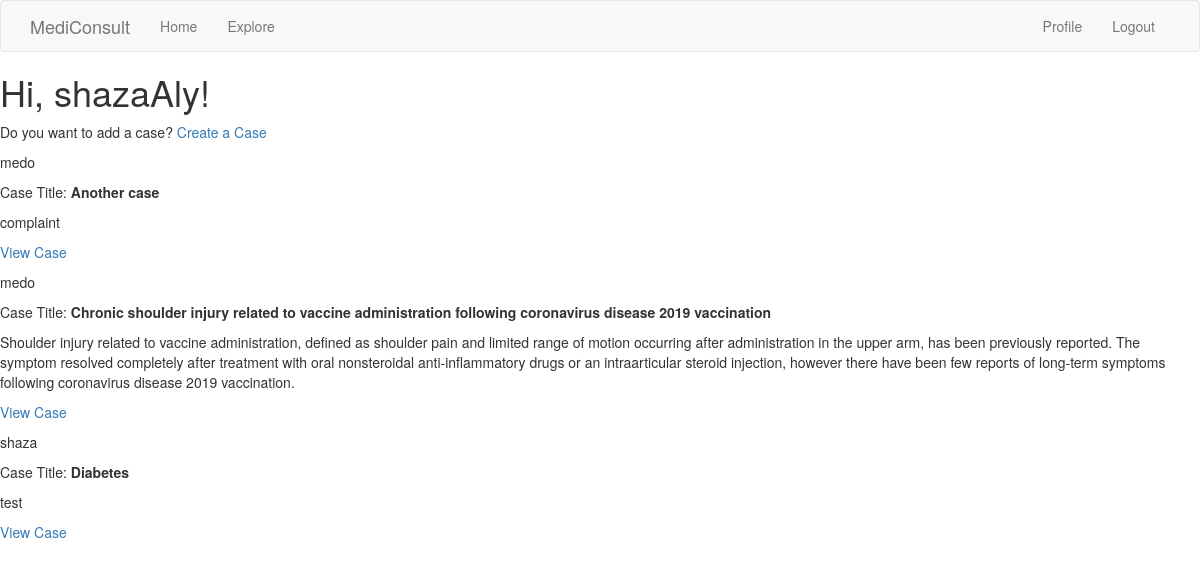
Screenshot of /explore (signed in) with the database file from the repository.
### app/models.py (models this page shows, shortened)
class User(UserMixin,db.Model):
    id = db.Column(db.Integer, primary_key=True)
    username = db.Column(db.String(65), index=True, unique=True)
    email = db.Column(db.String(120), index=True, unique=True)
    password_hash = db.Column(db.String(128))
    bio = db.Column(db.String(200))
    medical_degree = db.Column(db.String(100))
    speciality = db.Column(db.String(100))
    licenses = db.Column(db.String(200))
    last_seen = db.Column(db.DateTime, default=datetime.utcnow)
    cases = db.relationship('Case', backref='author', lazy="dynamic")
    followed = db.relationship(
        'User',
        secondary=followers,
        primaryjoin=(followers.c.follower_id == id),
        secondaryjoin=(followers.c.followed_id == id),
        backref=db.backref('followers',lazy='dynamic'),
        lazy='dynamic'
        )

class Case(db.Model):
    id = db.Column(db.Integer, primary_key=True)
    title = db.Column(db.String(140))
    patient_age = db.Column(db.String(20))
    patient_sex = db.Column(db.String(10))
    chief_complaint = db.Column(db.Text)
    medical_history = db.Column(db.Text)
    current_medications = db.Column(db.Text)
    image_files = db.Column(db.String(255))  # Store file paths for images
    lab_files = db.Column(db.String(255))  # Store file paths for lab files
    timestamp = db.Column(db.DateTime, index=True, default=datetime.utcnow)
    user_id = db.Column(db.Integer, db.ForeignKey('user.id'))

### app/routes.py (the view)
@app.route('/explore')
@login_required
def explore():
    page = request.args.get('page', 1, type=int)
    cases = Case.query.order_by(Case.timestamp.desc()).paginate(page=page, per_page=app.config['CASES_PER_PAGE'], error_out=False)
    return render_template('index.html', title='Explore', cases=cases.items)

### app/routes.py (called while the page is built)
@login.user_loader
def load_user(id):
    return User.query.get(int(id))

@app.before_request
def before_request():
    if current_user.is_authenticated:
        current_user.last_seen = datetime.utcnow()
        db.session.commit()

### app/templates/index.html (shortened to what this page needs)
{% extends "base.html" %}
{% block content %}
<h1>Hi, {{ current_user.username }}!</h1>
<p>Do you want to add a case? <a href="{{ url_for('submit_case') }}">Create a Case</a></p>
    {% for case in cases %}
    <div><p>{{ case.author.username if case.author }}</p></div>
    Case Title: <b>{{ case.title }}</b></p></div>
    <div><p>{{ case.chief_complaint }}</p></div>
    <div><p>
        <a href="{{ url_for('show_case', case_id=case.id) }}">View Case</a>
    </p></div>
    {% endfor %}
{% endblock %}

### rows the page displays
User: username "shazaAly"
Case: author "medo", title "Another case", chief_complaint "complaint"
Case: author "medo", title "Chronic shoulder injury related to vaccine administration following coronavirus disease 2019 vaccination", chief_complaint "Shoulder injury related to vaccine administration, defined as shoulder pain and limited range of motion occurring after administration in the upper arm, has been previously reported. The symptom resolved completely after treatment with oral nonsteroidal anti-inflammatory drugs or an intraarticular steroid injection, however there have been few reports of long-term symptoms following coronavirus disease 2019 vaccination."
Case: author "shaza", title "Diabetes", chief_complaint "test"
